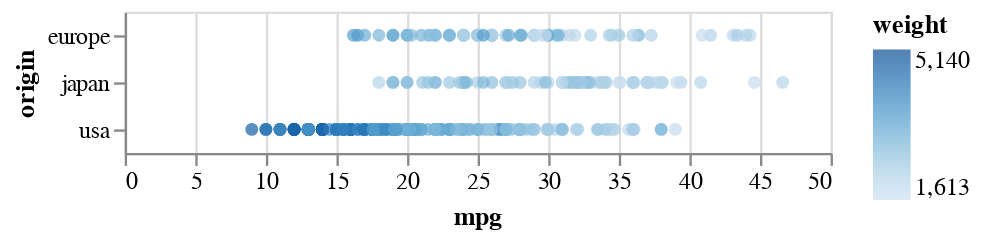

Write notebook code for a chart like this one.
### Markdown cell above
What if we now swapped x and y?

### Code cell
alt.Chart(df).mark_circle().encode(
    x="mpg",
    y="origin",
    color="weight",
    #shape="origin",
    tooltip=["weight","mpg","name","origin"]
)

### Figure 1 — Vega-Lite specification as saved in the notebook (floating-point values rounded to 4 significant figures; data arrays with more than 128 entries replaced by an {"elided": "..."} marker saying what was removed)
{"config": {"view": {"continuousWidth": 300, "continuousHeight": 300}}, "data": {"name": "data-f1198cc0481ad698d7dc4699e0a3efa7"}, "mark": {"type": "circle"}, "encoding": {"color": {"field": "weight", "type": "quantitative"}, "tooltip": [{"field": "weight", "type": "quantitative"}, {"field": "mpg", "type": "quantitative"}, {"field": "name", "type": "nominal"}, {"field": "origin", "type": "nominal"}], "x": {"field": "mpg", "type": "quantitative"}, "y": {"field": "origin", "type": "nominal"}}, "$schema": "https://vega.github.io/schema/vega-lite/v5.6.1.json", "datasets": {"data-f1198cc0481ad698d7dc4699e0a3efa7": {"elided": "398 records"}}}
